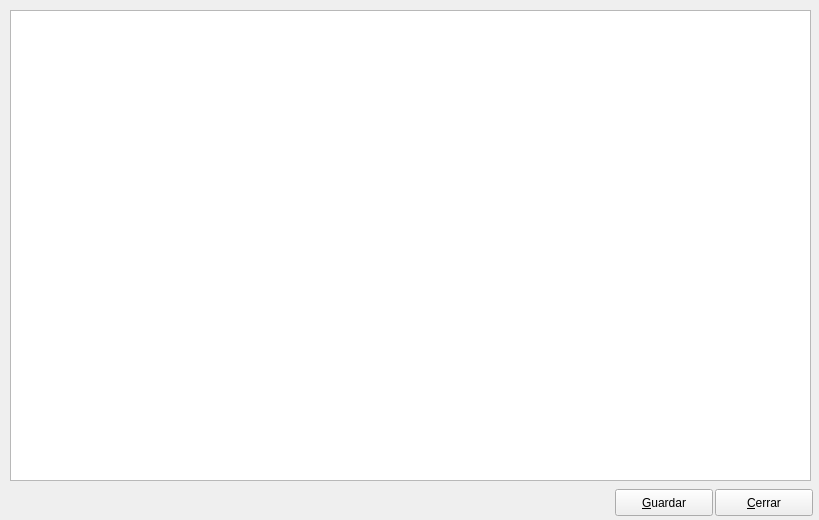
<?xml version="1.0" encoding="UTF-8"?>
<ui version="4.0">
 <class>Shower_Statistics_Form</class>
 <widget class="QWidget" name="Shower_Statistics_Form">
  <property name="geometry">
   <rect>
    <x>0</x>
    <y>0</y>
    <width>819</width>
    <height>520</height>
   </rect>
  </property>
  <property name="windowTitle">
   <string>Form</string>
  </property>
  <widget class="QTextEdit" name="textEdit">
   <property name="geometry">
    <rect>
     <x>10</x>
     <y>10</y>
     <width>801</width>
     <height>471</height>
    </rect>
   </property>
   <property name="readOnly">
    <bool>true</bool>
   </property>
  </widget>
  <widget class="QPushButton" name="btn_close">
   <property name="geometry">
    <rect>
     <x>715</x>
     <y>489</y>
     <width>98</width>
     <height>27</height>
    </rect>
   </property>
   <property name="text">
    <string>&amp;Cerrar</string>
   </property>
  </widget>
  <widget class="QPushButton" name="btn_save">
   <property name="geometry">
    <rect>
     <x>615</x>
     <y>489</y>
     <width>98</width>
     <height>27</height>
    </rect>
   </property>
   <property name="text">
    <string>&amp;Guardar</string>
   </property>
  </widget>
 </widget>
 <resources/>
 <connections>
  <connection>
   <sender>btn_close</sender>
   <signal>clicked()</signal>
   <receiver>Shower_Statistics_Form</receiver>
   <slot>close()</slot>
   <hints>
    <hint type="sourcelabel">
     <x>538</x>
     <y>353</y>
    </hint>
    <hint type="destinationlabel">
     <x>298</x>
     <y>189</y>
    </hint>
   </hints>
  </connection>
 </connections>
</ui>
